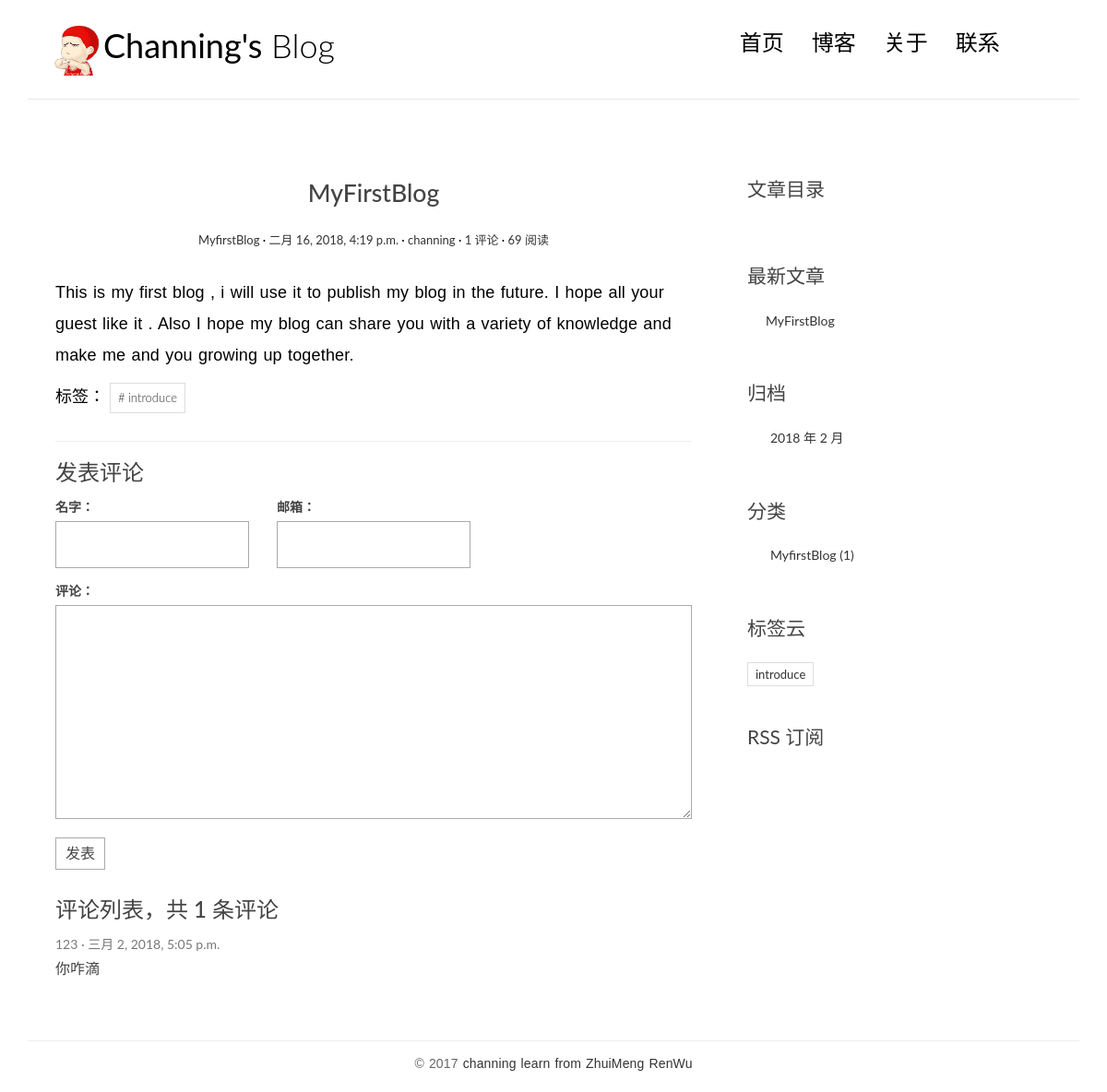
The app's page /post/2/ with its own data.
### blog/models.py (models this page shows, shortened)
@python_2_unicode_compatible
class Post(models.Model):
    title = models.CharField(max_length=70)
    body = models.TextField()
    created_time = models.DateTimeField()
    modified_time = models.DateTimeField()
    excerpt = models.CharField(max_length=200, blank=True)
    views = models.PositiveIntegerField(default=0)
    category = models.ForeignKey(Category)
    tags = models.ManyToManyField(Tag, blank=True)
    author = models.ForeignKey(User)
    def get_absolute_url(self):
        return reverse('blog:detail', kwargs={'pk': self.pk})
    class Meta:
        ordering = ['-created_time']
    def increase_views(self):
        self.views += 1
        self.save(update_fields=['views'])
    def save(self, *args, **kwargs):
        if not self.excerpt:
            md = markdown.Markdown(extensions=[
                'markdown.extensions.extra',
                'markdown.extensions.codehilite',
            ])
            self.excerpt = strip_tags(md.convert(self.body))[:54]
        super(Post, self).save(*args, **kwargs)

@python_2_unicode_compatible
class Category(models.Model):
    name = models.CharField(max_length=100)

@python_2_unicode_compatible
class Tag(models.Model):
    name = models.CharField(max_length=100)

### comments/models.py (models this page shows, shortened)
@python_2_unicode_compatible
class Comment(models.Model):
    name = models.CharField(max_length=100)
    email = models.EmailField(max_length=255)
    url = models.URLField(blank=True)
    text = models.TextField()
    created_time = models.DateTimeField(auto_now_add=True)
    post = models.ForeignKey('blog.Post')

### blog/views.py (the view)
# urls.py: url(r'^post/(?P<pk>[0-9]+)/$', views.PostDetailView.as_view(), name='detail'),
class PostDetailView(DetailView):
    model = Post
    template_name = 'blog/detail.html'
    context_object_name = 'post'
    def get(self, request, *args, **kwargs):
        response = super(PostDetailView, self).get(request, *args, **kwargs)
        self.object.increase_views()
        return response
    def get_object(self, queryset=None):
        post = super(PostDetailView, self).get_object(queryset=None)
        md = markdown.Markdown(extensions=[
            'markdown.extensions.extra',
            'markdown.extensions.codehilite',
            TocExtension(slugify=slugify),
        ])
        post.body = md.convert(post.body)
        post.toc = md.toc
        return post
    def get_context_data(self, **kwargs):
        context = super(PostDetailView, self).get_context_data(**kwargs)
        form = CommentForm()
        comment_list = self.object.comment_set.all()
        context.update({
            'form': form,
            'comment_list': comment_list
        })
        return context

### comments/forms.py
class CommentForm(forms.ModelForm):
    class Meta:
        model = Comment
        fields = ['name', 'email', 'url', 'text']

### blog/templatetags/blog_tags.py (called while the page is built)
@register.simple_tag
def get_recent_posts(num=5):
    return Post.objects.all()[:num]

@register.simple_tag
def archives():
    return Post.objects.dates('created_time', 'month', order='DESC')

@register.simple_tag
def get_categories():
    return Category.objects.annotate(num_posts=Count('post')).filter(num_posts__gt=0)

@register.simple_tag
def get_tags():
    return Tag.objects.annotate(num_posts=Count('post')).filter(num_posts__gt=0)

### templates/blog/detail.html (shortened to what this page needs)
{% extends 'base.html' %}
{% block main %}
    <article class="post post-{{ post.pk }}">
        <header class="entry-header">
            <h1 class="entry-title">{{ post.title }}</h1>
            <div class="entry-meta">
                <span class="post-category">
                    <a href="{% url 'blog:category' post.category.pk %}">{{ post.category.name }}</a></span>
                <span class="post-date"><a href="#"><time class="entry-date"
                                                          datetime="{{ post.created_time }}">{{ post.created_time }}</time></a></span>
                <span class="post-author"><a href="#">{{ post.author }}</a></span>
                <span class="comments-link">
                    <a href="{{ post.get_absolute_url }}#comment-area">{{ post.comment_set.count }} 评论</a></span>
                <span class="views-count"><a href="#">{{ post.views }} 阅读</a></span>
            </div>
        </header>
        <div class="entry-content clearfix">
            {{ post.body|safe }}
            <div class="widget-tag-cloud">
                <ul>
                    标签：
                    {% for tag in post.tags.all %}
                        <li><a href="{% url 'blog:tag' tag.pk %}"># {{ tag.name }}</a></li>
                    {% endfor %}
                </ul>
            </div>
        </div>
    </article>
    <section class="comment-area" id="comment-area">
        <hr>
        <h3>发表评论</h3>
        <form action="{% url 'comments:post_comment' post.pk %}" method="post" class="comment-form">
            <div class="row">
                <div class="col-md-4">
                    <label for="{{ form.name.id_for_label }}">名字：</label>
                    {{ form.name }}
                </div>
                <div class="col-md-4">
                    <label for="{{ form.email.id_for_label }}">邮箱：</label>
                    {{ form.email }}
                </div>
                <div class="col-md-12">
                    <label for="{{ form.text.id_for_label }}">评论：</label>
                    {{ form.text }}
                    <button type="submit" class="comment-btn">发表</button>
                </div>
            </div>
        </form>
        <div class="comment-list-panel">
            <h3>评论列表，共 <span>{{ post.comment_set.count }}</span> 条评论</h3>
            <ul class="comment-list list-unstyled">
                {% for comment in comment_list %}
                    <li class="comment-item">
                        <span class="nickname">{{ comment.name }}</span>
                        <time class="submit-date"
                              datetime="{{ comment.created_time }}">{{ comment.created_time }}</time>
                        <div class="text">
                            {{ comment.text }}
                        </div>
                    </li>
                {% empty %}
                    暂无评论
                {% endfor %}
            </ul>
        </div>
    </section>
{% endblock main %}
{% block toc %}
    <div class="widget widget-content">
        <h3 class="widget-title">文章目录</h3>
    </div>
{% endblock toc %}

### templates/base.html (shortened to what this page needs)
{% load staticfiles %}
{% load blog_tags %}
<!DOCTYPE html>
<html>
<head>
    <link rel="stylesheet" href="http://code.ionicframework.com/ionicons/2.0.1/css/ionicons.min.css">
    <link rel="stylesheet" href="{% static 'blog/css/bootstrap.min.css' %}">
    <link rel="stylesheet" href="{% static 'blog/css/pace.css' %}">
    <link rel="stylesheet" href="{% static 'blog/css/custom.css' %}">
    <link rel="stylesheet" href="{% static 'blog/css/highlights/github.css' %}">
</head>
<body>
<div class="container">
    <header id="site-header">
        <div class="row">
            <div class="col-md-4 col-sm-5 col-xs-7">
                <div class="logo">
                    <h1 align="left"><a href="{% url 'blog:index' %}"><img src="/static/background.jpg" height="57.42"
                                                                           width="62.04"><b>Channing's</b> Blog</a></h1>
                </div>
            </div>
            <div class="col-md-8 col-sm-5 col-xs-4">
                <nav class="main-nav" role="navigation">
                    <div class="collapse navbar-collapse" id="bs-example-navbar-collapse-1">
                        <ul class="nav navbar-nav navbar-right">
                            <li class="cl-effect-11"><a href="{% url 'blog:index' %}" data-hover="首页">首页</a></li>
                            <li class="cl-effect-11"><a href="#" data-hover="博客">博客</a></li>
                            <li class="cl-effect-11"><a href="#" data-hover="关于">关于</a></li>
                            <li class="cl-effect-11"><a href="#" data-hover="联系">联系</a></li>
                        </ul>
                    </div>
                </nav>
            </div>
        </div>
    </header>
</div>
<div class="content-body">
    <div class="container">
        <div class="row">
            <main class="col-md-8">
                {% block main %}
                {% endblock main %}
            </main>
            <aside class="col-md-4">
                {% block toc %}
                {% endblock toc %}
                <div class="widget widget-recent-posts">
                    <h3 class="widget-title">最新文章</h3>
                    {% get_recent_posts as recent_post_list %}
                    <ul>
                        {% for post in recent_post_list %}
                            <li>
                                <a href="{{ post.get_absolute_url }}">{{ post.title }}</a>
                            </li>
                            {% empty %}
                            暂无文章！
                        {% endfor %}
                    </ul>
                </div>
                <div class="widget widget-archives">
                    <h3 class="widget-title">归档</h3>
                    {% archives as date_list %}
                    <ul>
                        {% for date in date_list %}
                            <li>
                                <a href="{% url 'blog:archives' date.year date.month %}">{{ date.year }}
                                    年 {{ date.month }} 月</a>
                            </li>
                            {% empty %}
                            暂无归档！
                        {% endfor %}
                    </ul>
                </div>
                <div class="widget widget-category">
                    <h3 class="widget-title">分类</h3>
                    {% get_categories as category_list %}
                    <ul>
                        {% for category in category_list %}
                            <li>
                                <a href="{% url 'blog:category' category.pk %}">{{ category.name }} <span
                                        class="post-count">({{ category.num_posts }})</span></a>
                            </li>
                            {% empty %}
                            暂无分类！
                        {% endfor %}
                    </ul>
                </div>
                <div class="widget widget-tag-cloud">
                    <h3 class="widget-title">标签云</h3>
                    {% get_tags as tag_list %}
                    <ul>
                        {% for tag in tag_list %}
                            <li>
                                <a href="{% url 'blog:tag' tag.pk %}">{{ tag.name }}</a>
                            </li>
                            {% empty %}
                            暂无标签！
                        {% endfor %}
                    </ul>
                </div>
                <div class="rss">
                    <a href="{% url 'rss' %}"> RSS 订阅</a>
                </div>
            </aside>
        </div>
    </div>
</div>
<footer id="site-footer">
    <div class="container">
        <div class="row">
            <div class="col-md-12">
                <p class="copyright">&copy 2017 <a href="https://www.zmrenwu.com/post/2/"
                                                   target="_blank" title="channing">channing learn from <b>ZhuiMeng
                    RenWu</b></a>
                </p>
            </div>
        </div>
    </div>
</footer>
</body>
</html>

### blog/static/blog/css/custom.css (style rules this page uses)
* { outline: none; }
h1, h2, h3, h4, h5, h6 { margin-top: 0; }
b { font-weight: 400; }
a { color: #333; }
body { color: #444; font-family: 'Lato', sans-serif; }
p { font-family: 'Ubuntu', sans-serif; font-weight: 400; word-spacing: 1px; letter-spacing: 0.01em; }
img { max-width: 100%; }
#site-header { background-color: #FFF; padding: 25px 20px; margin-bottom: 40px; border-bottom: 1px solid #e7e7e7; }
.logo h1 a { color: #000; }
.logo h1 { margin: 0; font-family: 'Lato', sans-serif; font-weight: 300; }
.main-nav { margin-top: 11px; max-width: 95%; }
.main-nav a { color: #000000 !important; padding: 0 0 5px 0 !important; margin-right: 30px; font-family: 'Lato', sans-serif; font-weight: 300; font-size: 24px; }
.cl-effect-11 a { padding: 10px 0; color: #0972b4; text-shadow: none; }
.cl-effect-11 a::before { position: absolute; top: 0; left: 0; overflow: hidden; padding: 0 0 5px 0 !important; max-width: 0; border-bottom: 1px solid #000; color: #000; content: attr(data-hover); white-space: nowrap; -webkit-transition: max-width 0.5s; -moz-transition: max-width 0.5s; transition: max-width 0.5s; }
.content-body { padding-bottom: 4em; }
.post { background: #fff; padding: 30px 30px 0; }
.entry-title { text-align: center; font-size: 1.9em; margin-bottom: 20px; line-height: 1.6; padding: 10px 20px 0; }
.entry-meta { text-align: center; color: #DDDDDD; font-size: 13px; margin-bottom: 30px; }
.entry-content { font-size: 18px; line-height: 1.9; font-weight: 300; color: #000; }
.post-category::after, .post-date::after, .post-author::after, .comments-link::after { content: ' ·'; color: #000; }
.widget { background: #fff; padding: 30px 0 0; }
.widget-title { font-size: 1.5em; margin-bottom: 20px; line-height: 1.6; padding: 10px 0 0; font-weight: 400; }
.widget-recent-posts ul { padding: 0; margin: 0; padding-left: 20px; }
.widget-recent-posts ul li { list-style-type: none; position: relative; line-height: 170%; margin-bottom: 10px; }
.widget-recent-posts ul li::before { content: '\f3d3'; font-family: "Ionicons"; position: absolute; left: -17px; top: 3px; font-size: 16px; color: #000; }
.widget-archives ul { padding: 0; margin: 0; padding-left: 25px; }
.widget-archives ul li { list-style-type: none; position: relative; line-height: 170%; margin-bottom: 10px; }
.widget-archives ul li::before { content: '\f3f3'; font-family: "Ionicons"; position: absolute; left: -25px; top: 1px; font-size: 16px; color: #000; }
.widget-category ul { padding: 0; margin: 0; padding-left: 25px; }
.widget-category ul li { list-style-type: none; position: relative; line-height: 170%; margin-bottom: 10px; }
.widget-category ul li::before { content: '\f3fe'; font-family: "Ionicons"; position: absolute; left: -25px; top: 1px; font-size: 18px; color: #000; }
.widget-tag-cloud ul { padding: 0; margin: 0; margin-right: -10px; }
.widget-tag-cloud ul li { list-style-type: none; font-size: 13px; display: inline-block; margin-right: 10px; margin-bottom: 10px; padding: 3px 8px; border: 1px solid #ddd; }
.rss { font-size: 21px; margin-top: 30px; }
.rss a { color: #444; }
#site-footer { padding-top: 10px; padding: 0 0 1.5em 0; }
.copyright { text-align: center; padding-top: 1em; margin: 0; border-top: 1px solid #eee; color: #666; }
.contact-form input, .comment-form input { border: 1px solid #aaa; margin-bottom: 15px; width: 100%; padding: 15px 15px; font-size: 16px; line-height: 100%; transition: 0.4s border-color linear; }
.contact-form textarea, .comment-form textarea { border: 1px solid #aaa; margin-bottom: 15px; width: 100%; padding: 15px 15px; font-size: 16px; line-height: 20px !important; min-height: 183px; transition: 0.4s border-color linear; }
.comment-area { padding: 0 30px 0; }
.comment-form { margin-top: 15px; }
.comment-form .comment-btn { background-color: #fff; border: 1px solid #aaa; font-size: 16px; padding: 5px 10px; }
.comment-list-panel { margin-top: 30px; }
.comment-list { margin-top: 15px; }
.comment-item .nickname, .comment-item .submit-date { color: #777; font-size: 14px; }
.comment-item .nickname:after { content: ' ·'; }
.comment-item .text { padding-top: 5px; font-size: 16px; }

### records on screen
Post: title "MyFirstBlog", category.name "MyfirstBlog", created_time "二月 16, 2018, 4:19 p.m.", author "channing", comment_set.count "1", views "69", body "This is my first blog , i will use it to publish my blog in the future. I hope all your guest like it . Also I hope my blog can share you with a variety of knowledge and make me and you growing up together."
Tag: name "introduce"
Comment: name "123", created_time "三月 2, 2018, 5:05 p.m.", text "你咋滴"
Category: name "MyfirstBlog", num_posts "1"

### other values on screen
{{ date.year }} "2018"
{{ date.month }} "2"
